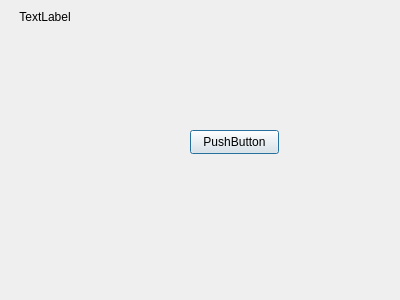
<?xml version="1.0" encoding="UTF-8"?>
<ui version="4.0">
 <class>WeatherLifeIndex</class>
 <widget class="QDialog" name="WeatherLifeIndex">
  <property name="geometry">
   <rect>
    <x>0</x>
    <y>0</y>
    <width>400</width>
    <height>300</height>
   </rect>
  </property>
  <property name="windowTitle">
   <string>Dialog</string>
  </property>
  <widget class="QLabel" name="label">
   <property name="geometry">
    <rect>
     <x>9</x>
     <y>9</y>
     <width>72</width>
     <height>16</height>
    </rect>
   </property>
   <property name="text">
    <string>TextLabel</string>
   </property>
   <property name="alignment">
    <set>Qt::AlignCenter</set>
   </property>
  </widget>
  <widget class="QPushButton" name="pushButton">
   <property name="geometry">
    <rect>
     <x>190</x>
     <y>130</y>
     <width>89</width>
     <height>24</height>
    </rect>
   </property>
   <property name="text">
    <string>PushButton</string>
   </property>
  </widget>
 </widget>
 <resources/>
 <connections/>
</ui>
